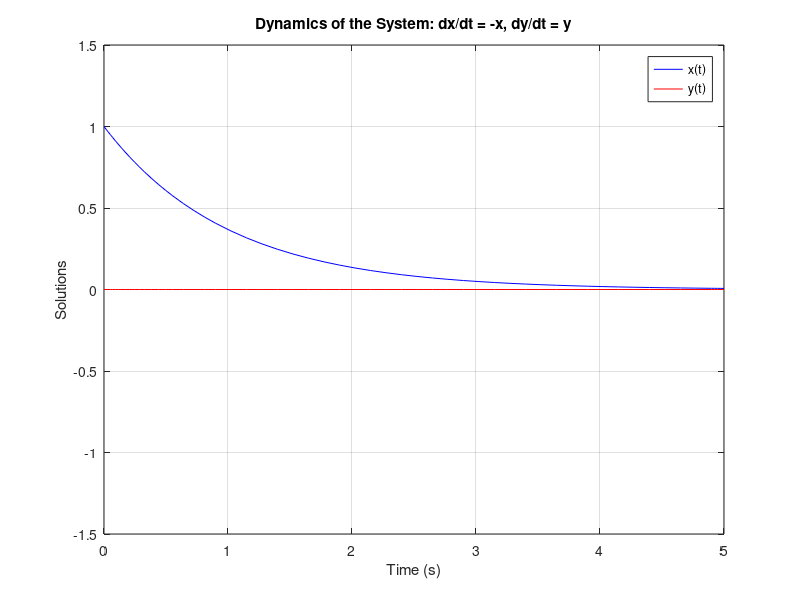

The MATLAB script that drew this image:
z =@(x, y) [x; y];
f = @(t, z) [-1 0; 0 1] * z;
t = [0 5];
init = [1; 0];

[t, sol] = ode45(f, t, init);

x = sol(:, 1);
y = sol(:, 2);

figure;
plot(t, x, 'b', t, y, 'r');
legend('x(t)', 'y(t)');
xlabel('Time (s)');
ylabel('Solutions');
title('Solutions of the Differential Equations');

grid on;

title('Dynamics of the System: dx/dt = -x, dy/dt = y');

grid on;

xlim([0 5]);
ylim([-1.5 1.5]);
